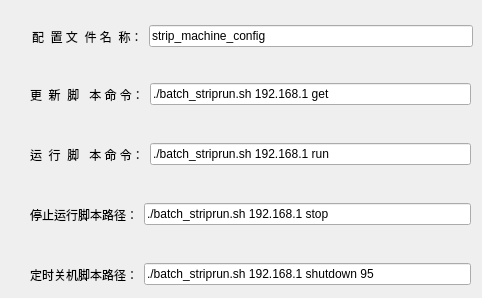
   <widget class="QWidget" name="tab_5">
    <attribute name="title">
     <string>参数设置</string>
    </attribute>
    <widget class="QWidget" name="layoutWidget">
     <property name="geometry">
      <rect>
       <x>32</x>
       <y>22</y>
       <width>441</width>
       <height>29</height>
      </rect>
     </property>
     <layout class="QHBoxLayout" name="horizontalLayout_2">
      <item>
       <widget class="QLabel" name="label_config_name">
        <property name="text">
         <string>配  置 文  件 名  称：</string>
        </property>
       </widget>
      </item>
      <item>
       <widget class="QLineEdit" name="lineEdit_config_name">
        <property name="enabled">
         <bool>true</bool>
        </property>
        <property name="text">
         <string>strip_machine_config</string>
        </property>
        <property name="readOnly">
         <bool>true</bool>
        </property>
       </widget>
      </item>
     </layout>
    </widget>
    <widget class="QWidget" name="layoutWidget_2">
     <property name="geometry">
      <rect>
       <x>30</x>
       <y>140</y>
       <width>441</width>
       <height>29</height>
      </rect>
     </property>
     <layout class="QHBoxLayout" name="horizontalLayout_3">
      <item>
       <widget class="QLabel" name="label_run_command">
        <property name="text">
         <string>运  行  脚   本 命 令：</string>
        </property>
       </widget>
      </item>
      <item>
       <widget class="QLineEdit" name="lineEdit_run_command">
        <property name="enabled">
         <bool>true</bool>
        </property>
        <property name="text">
         <string>./batch_striprun.sh 192.168.1 run</string>
        </property>
       </widget>
      </item>
     </layout>
    </widget>
    <widget class="QWidget" name="layoutWidget_3">
     <property name="geometry">
      <rect>
       <x>30</x>
       <y>200</y>
       <width>441</width>
       <height>29</height>
      </rect>
     </property>
     <layout class="QHBoxLayout" name="horizontalLayout_4">
      <item>
       <widget class="QLabel" name="label_kill_command">
        <property name="text">
         <string>停止运行脚本路径：</string>
        </property>
       </widget>
      </item>
      <item>
       <widget class="QLineEdit" name="lineEdit_kill_command">
        <property name="enabled">
         <bool>true</bool>
        </property>
        <property name="text">
         <string>./batch_striprun.sh 192.168.1 stop</string>
        </property>
       </widget>
      </item>
     </layout>
    </widget>
    <widget class="QWidget" name="layoutWidget_4">
     <property name="geometry">
      <rect>
       <x>30</x>
       <y>80</y>
       <width>441</width>
       <height>29</height>
      </rect>
     </property>
     <layout class="QHBoxLayout" name="horizontalLayout_5">
      <item>
       <widget class="QLabel" name="label_update_command">
        <property name="text">
         <string>更  新  脚   本 命 令：</string>
        </property>
       </widget>
      </item>
      <item>
       <widget class="QLineEdit" name="lineEdit_update_command">
        <property name="enabled">
         <bool>true</bool>
        </property>
        <property name="text">
         <string>./batch_striprun.sh 192.168.1 get</string>
        </property>
       </widget>
      </item>
     </layout>
    </widget>
    <widget class="QWidget" name="layoutWidget_5">
     <property name="geometry">
      <rect>
       <x>30</x>
       <y>260</y>
       <width>441</width>
       <height>29</height>
      </rect>
     </property>
     <layout class="QHBoxLayout" name="horizontalLayout_6">
      <item>
       <widget class="QLabel" name="label_shutdown_command">
        <property name="text">
         <string>定时关机脚本路径：</string>
        </property>
       </widget>
      </item>
      <item>
       <widget class="QLineEdit" name="lineEdit_shutdown_command">
        <property name="enabled">
         <bool>true</bool>
        </property>
        <property name="text">
         <string>./batch_striprun.sh 192.168.1 shutdown 95</string>
        </property>
       </widget>
      </item>
     </layout>
    </widget>
   </widget>
